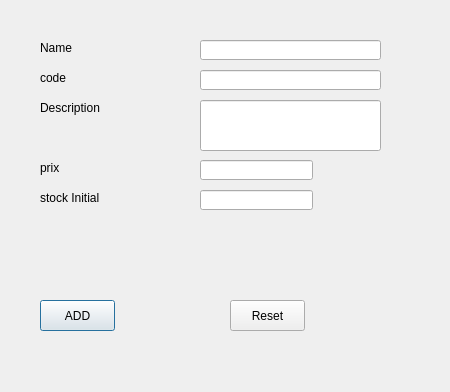
<?xml version="1.0" encoding="UTF-8"?>
<ui version="4.0">
 <class>AddProduit</class>
 <widget class="QDialog" name="AddProduit">
  <property name="windowModality">
   <enum>Qt::WindowModal</enum>
  </property>
  <property name="geometry">
   <rect>
    <x>0</x>
    <y>0</y>
    <width>450</width>
    <height>392</height>
   </rect>
  </property>
  <property name="windowTitle">
   <string>Ajouter un Produit </string>
  </property>
  <widget class="QWidget" name="formLayoutWidget">
   <property name="geometry">
    <rect>
     <x>10</x>
     <y>30</y>
     <width>421</width>
     <height>331</height>
    </rect>
   </property>
   <layout class="QFormLayout" name="formLayout"/>
  </widget>
  <widget class="QLabel" name="label">
   <property name="geometry">
    <rect>
     <x>40</x>
     <y>40</y>
     <width>121</width>
     <height>16</height>
    </rect>
   </property>
   <property name="font">
    <font>
     <pointsize>9</pointsize>
    </font>
   </property>
   <property name="text">
    <string>Name</string>
   </property>
  </widget>
  <widget class="QLineEdit" name="txtName">
   <property name="geometry">
    <rect>
     <x>200</x>
     <y>40</y>
     <width>181</width>
     <height>20</height>
    </rect>
   </property>
   <property name="font">
    <font>
     <pointsize>9</pointsize>
    </font>
   </property>
  </widget>
  <widget class="QLineEdit" name="txtDescription">
   <property name="geometry">
    <rect>
     <x>200</x>
     <y>100</y>
     <width>181</width>
     <height>51</height>
    </rect>
   </property>
   <property name="font">
    <font>
     <pointsize>9</pointsize>
    </font>
   </property>
  </widget>
  <widget class="QPushButton" name="btnAdd">
   <property name="geometry">
    <rect>
     <x>40</x>
     <y>300</y>
     <width>75</width>
     <height>31</height>
    </rect>
   </property>
   <property name="font">
    <font>
     <pointsize>9</pointsize>
    </font>
   </property>
   <property name="text">
    <string>ADD</string>
   </property>
  </widget>
  <widget class="QLineEdit" name="txtprix">
   <property name="geometry">
    <rect>
     <x>200</x>
     <y>160</y>
     <width>113</width>
     <height>20</height>
    </rect>
   </property>
   <property name="font">
    <font>
     <pointsize>9</pointsize>
    </font>
   </property>
  </widget>
  <widget class="QLabel" name="label_2">
   <property name="geometry">
    <rect>
     <x>40</x>
     <y>70</y>
     <width>121</width>
     <height>16</height>
    </rect>
   </property>
   <property name="font">
    <font>
     <pointsize>9</pointsize>
    </font>
   </property>
   <property name="text">
    <string>code</string>
   </property>
  </widget>
  <widget class="QLineEdit" name="txtQuntiti">
   <property name="geometry">
    <rect>
     <x>200</x>
     <y>190</y>
     <width>113</width>
     <height>20</height>
    </rect>
   </property>
   <property name="font">
    <font>
     <pointsize>9</pointsize>
    </font>
   </property>
  </widget>
  <widget class="QLabel" name="label_3">
   <property name="geometry">
    <rect>
     <x>40</x>
     <y>160</y>
     <width>121</width>
     <height>16</height>
    </rect>
   </property>
   <property name="font">
    <font>
     <pointsize>9</pointsize>
    </font>
   </property>
   <property name="text">
    <string>prix</string>
   </property>
  </widget>
  <widget class="QLabel" name="lblInfo">
   <property name="geometry">
    <rect>
     <x>120</x>
     <y>250</y>
     <width>141</width>
     <height>16</height>
    </rect>
   </property>
   <property name="text">
    <string/>
   </property>
  </widget>
  <widget class="QLabel" name="label_4">
   <property name="geometry">
    <rect>
     <x>40</x>
     <y>190</y>
     <width>121</width>
     <height>16</height>
    </rect>
   </property>
   <property name="font">
    <font>
     <pointsize>9</pointsize>
    </font>
   </property>
   <property name="text">
    <string>stock Initial</string>
   </property>
  </widget>
  <widget class="QLabel" name="label_5">
   <property name="geometry">
    <rect>
     <x>40</x>
     <y>100</y>
     <width>121</width>
     <height>16</height>
    </rect>
   </property>
   <property name="font">
    <font>
     <pointsize>9</pointsize>
    </font>
   </property>
   <property name="text">
    <string>Description</string>
   </property>
  </widget>
  <widget class="QLineEdit" name="txtCode">
   <property name="geometry">
    <rect>
     <x>200</x>
     <y>70</y>
     <width>181</width>
     <height>20</height>
    </rect>
   </property>
   <property name="font">
    <font>
     <pointsize>9</pointsize>
    </font>
   </property>
  </widget>
  <widget class="QPushButton" name="btnReset">
   <property name="geometry">
    <rect>
     <x>230</x>
     <y>300</y>
     <width>75</width>
     <height>31</height>
    </rect>
   </property>
   <property name="font">
    <font>
     <pointsize>9</pointsize>
    </font>
   </property>
   <property name="text">
    <string>Reset</string>
   </property>
  </widget>
 </widget>
 <resources/>
 <connections/>
</ui>
